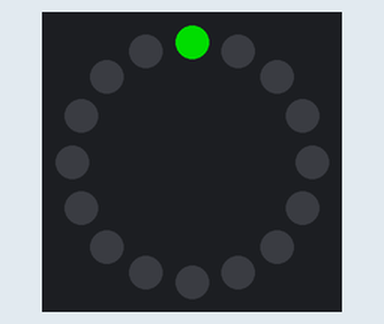
Bench run of a sketch on a simulated Arduino Uno, built with avr-gcc and run on an emulated ATmega328P. Parts: 16 RGB LEDs in a ring, first at the top, clockwise. Dim RGB values are drawn brighter than linear.

Above: at 0.1 s.
At 1.6 s:
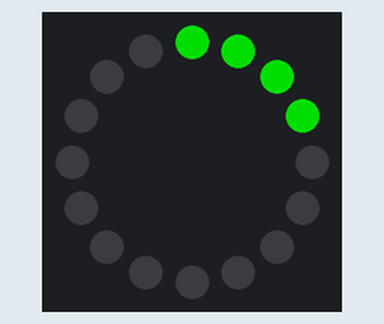
At 2.6 s:
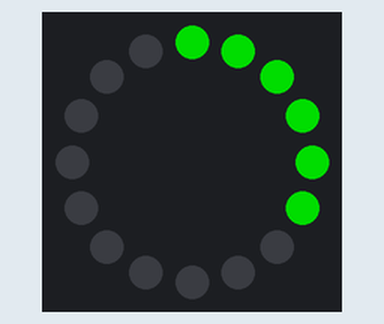
At 3.6 s:
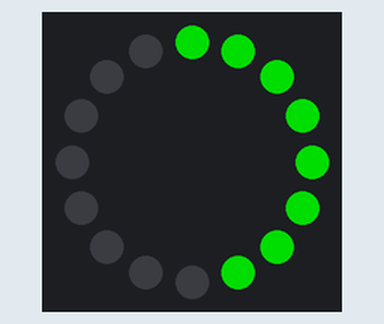
At 5.1 s:
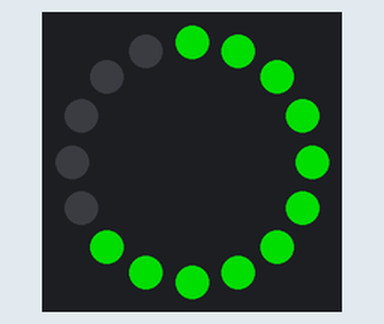
At 7.1 s:
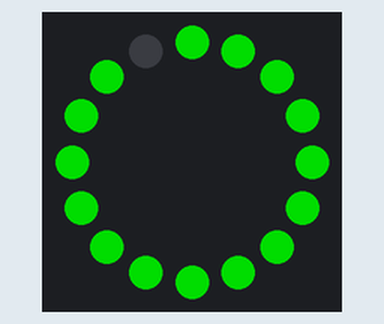

The sketch:

Ring_001.ino
```cpp
/*
   ------Projeto Wearables------

   NERA e Nu[Tec]² - IFES Serra


   Anel RGB - Primeiro Programa - Ring001.ino
   Reconhecimento de variáveis e funções

   Objetivo: Ligar todos os leds do anel, 1 a 1 de forma sequencial em uma única cor.

   Conclusões:
     - Biblioteca precisa ser usada;
     - Operação por meio de um objeto de tipo especifico, criado passando como parametro (n_de_leds, pino_de_ligação);
     - Inicialização obrigatória por meio da função OBJETO.begin();
     - Funções descobertas:
        * OBJETO.begin() : Inicializa o hardware;
        * OBJETO.clear() : Apaga todos os leds da malha;
        * OBJETO.setPixelColor(n_do_pixel, cor(em padrão próprio)) : Define uma nova cor para o pixel especificado;
        * OBJETO.Color(r, g, b) : Converte o RGB dado em um número usado como padrão de cor na função acima;
        * OBJETO.Show() : Envia a atualização de cor para o hardware.

   Autor: Magnu Windell Araújo Santos, Maio - 2020.

*/

#include <Adafruit_NeoPixel.h>  //Biblioteca Adafruit para controle dos leds


#define PIN 7 //Pino de comunicação com o anel
#define NUMPIXELS 16 //Número de pixels(leds) no equipamento
#define DELAYVAL 500 //Tempo de pausa


Adafruit_NeoPixel ring(NUMPIXELS, PIN); //Cria o objeto 'ring' do tipo Adafruit_NeoPixel


void setup() {
  ring.begin(); //Inicialização do objeto 'ring'
}


void loop() {
  ring.clear(); //Apaga todos os pixels(leds)
  for(int i=0; i<NUMPIXELS-1; i++) { //Para cada led
    ring.setPixelColor(i, ring.Color(0, 150, 0)); //Define a cor do led
    ring.show();   //Envia a atualização para o hardware
    delay(DELAYVAL); //Tempo de espera
  }
}
```

Measured:
- by itself, everything shown: repeats every 7.5 s, in 15 steps
- what the display in image 5 shows lasts 0.5 s, from 7.0 s to 7.5 s
